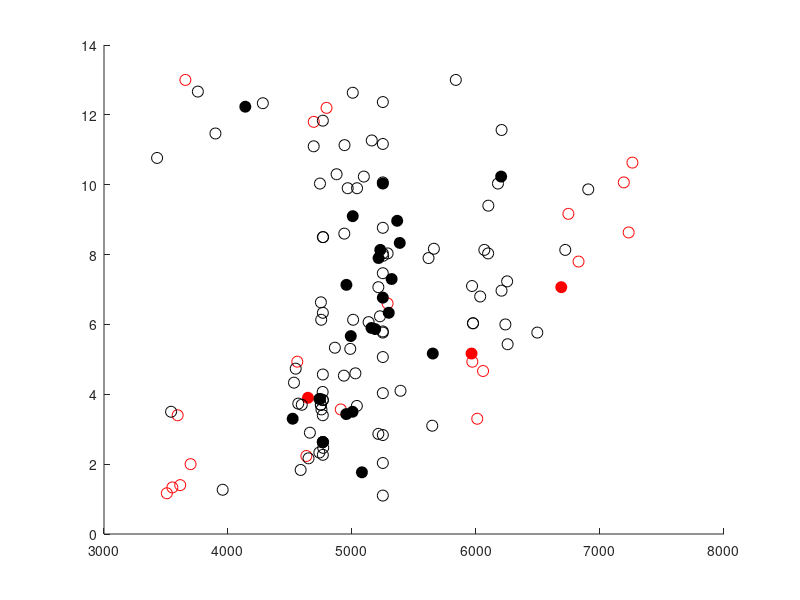

Write MATLAB code to recreate this figure. (Note: this script raises an error after producing the figure.)
% Plots mortalities in time and space and spatial and temporal extent of
% regulations (both ship strike rule and other regs in Canada). 

% MORTALITIES ONLY, NO SI NOW - AS OF 30 OCT 2016

% June 8 2013
% updated Oct 24 for NARWC 2016 with 2012-2016 mortalities and serious
% injuries
% Julie van der Hoop jvanderhoop@whoi.edu


% load data files
load beachedMEAS_subset2016.mat

%% make month fraction vector
mday = MEAS(:,2)+(MEAS(:,3)/30);
mday2016 = MEAS2016(:,2)+(MEAS2016(:,3)/30);

% set pre- and post- ship strike rule dates
pre = [1:766]';
post = [767:934]';

% find vessel strikes
VS = find(MEAS(:,5) == 2);
VS = MEAS(VS,:);

% find within dates
vspre = find(VS(:,1) < 2009);
vspost = find(VS(:,1) > 2008);

vsmday = find(MEAS(:,5) == 2);
vsmday = mday(vsmday);

figure(2); clf; hold on
set(gcf,'Position',[343          58        1050         550])
% plot right whales 
Egold = find(VS(:,4) == 1);
plot(VS(Egold(VS(Egold)<2009),6)/1000,vsmday(Egold(VS(Egold)<2009)),'ro','markersize',8)
plot(VS(Egold(VS(Egold)>=2009),6)/1000,vsmday(Egold(VS(Egold)>=2009)),'ro',...
    'MarkerSize',8,'MarkerEdgeColor','r','MarkerFaceColor','r')
% newest data
Eg = find(MEAS2016(:,4) == 1);
plot(MEAS2016(Eg,6)/1000,mday2016(Eg),'ro','MarkerSize',8,'MarkerEdgeColor','r',...
    'MarkerFaceColor','r')

%% plot other species before and after
other = find(VS(:,4) ~= 1); 
plot(VS(intersect(vspre,other),6)/1000,vsmday(intersect(vspre,other)),'ko','MarkerSize',8)
plot(VS(intersect(vspost,other),6)/1000,vsmday(intersect(vspost,other)),'ko','MarkerEdgeColor','k',...
    'MarkerFaceColor','k','MarkerSize',8)
%%
legend('Pre-Rule','Post-Rule',12,'Location','SE')
xlabel('Distance along coastline (km)','FontSize',12)
set(gca,'Ytick',1:12,'YTickLabel',{'Jan', 'Feb', 'Mar', 'Apr','May',...
    'Jun','Jul','Aug','Sept','Oct','Nov','Dec'},'FontSize',12)
% ylabel('Date of Mortality')
ylim([0 13.5])

% SMAS WITH OLD MEASURES. DO NOT USE. 
% SEUS = [3562650,0;3562650,4.5;3783883,4.5;3783883,0;3562650,14;3562650,...
%     11.5;3783883,11.5;3783883,14];
% plot(SEUS(1:4,1)/1000,SEUS(1:4,2),'k')
% plot(SEUS(5:8,1)/1000,SEUS(5:8,2),'k')
% 
% MA = [3783883,0;3783883,5;4254585,5;4254585,0;3783883,14;3783883,11;...
%     4254585,11;4254585,14];
% plot(MA(1:4,1)/1000,MA(1:4,2),'k')
% plot(MA(5:8,1)/1000,MA(5:8,2),'k')

% unified SEUS and MID-ATLANTIC
SEUSMA = [3477270,0;3477270,4.5;3698100,4.5;3698100,5;4156472,5;4156472,0;...
    3477270,14;3477270,11.5;3698100,11.5;3698100,11;4156472,11;4156472,14];

plot(SEUSMA(1:6,1)/1000,SEUSMA(1:6,2),'k')
plot(SEUSMA(7:12,1)/1000,SEUSMA(7:12,2),'k')

PORTS = [4246695,0;4246695,5;4338101,5;4338101,0;4246695,14;4246695,11;...
    4338101,11;4338101,14;4737100,0;4737100,5;4807470,5;4807470,0;...
    4737100,14;4737100,11;4807470,11;4807470,14;4975700,0;4975700,5;...
    5055800,5;5055800,0;4975700,14;4975700,11;5055800,11;5055800,14;...
    5197324,0;5197324,5;5292450,5;5292450,0;5197324,14;5197324,11;...
    5292450,11;5292450,14];
plot(PORTS(1:4,1)/1000,PORTS(1:4,2),'k')
plot(PORTS(5:8,1)/1000,PORTS(5:8,2),'k')
plot(PORTS(9:12,1)/1000,PORTS(9:12,2),'k')
plot(PORTS(13:16,1)/1000,PORTS(13:16,2),'k')
plot(PORTS(17:20,1)/1000,PORTS(17:20,2),'k')
plot(PORTS(21:24,1)/1000,PORTS(21:24,2),'k')
plot(PORTS(25:28,1)/1000,PORTS(25:28,2),'k')
plot(PORTS(29:32,1)/1000,PORTS(29:32,2),'k')

% %% if widen port entrances from 20 nmi to 30 nmi:
% % original radius = 20 nmi = 37 km. Wider radius = 30 nmi = 56 km
% PORTSWIDE = PORTS;
% PORTSWIDE(1:4:end,1) = PORTS(1:4:end,1) - 19000;
% PORTSWIDE(2:4:end,1) = PORTS(2:4:end,1) - 19000; 
% PORTSWIDE(3:4:end,1) = PORTS(3:4:end,1) + 19000; 
% PORTSWIDE(4:4:end,1) = PORTS(4:4:end,1) + 19000; 
% % PORTSWIDE = [4246695-19000,0;4246695-19000,5;4338101+19000,5;4338101+19000,0;4246695,14;4246695,11;...
% %     4338101,11;4338101,14;4737100,0;4737100,5;4807470,5;4807470,0;...
% %     4737100,14;4737100,11;4807470,11;4807470,14;4975700,0;4975700,5;...
% %     5055800,5;5055800,0;4975700,14;4975700,11;5055800,11;5055800,14;...
% %     5197324,0;5197324,5;5292450,5;5292450,0;5197324,14;5197324,11;...
% %     5292450,11;5292450,14];
% plot(PORTSWIDE(1:4,1)/1000,PORTSWIDE(1:4,2),'r')
% plot(PORTSWIDE(5:8,1)/1000,PORTSWIDE(5:8,2),'r')
% plot(PORTSWIDE(9:12,1)/1000,PORTSWIDE(9:12,2),'r')
% plot(PORTSWIDE(13:16,1)/1000,PORTSWIDE(13:16,2),'r')
% plot(PORTSWIDE(17:20,1)/1000,PORTSWIDE(17:20,2),'r')
% plot(PORTSWIDE(21:24,1)/1000,PORTSWIDE(21:24,2),'r')
% plot(PORTSWIDE(25:28,1)/1000,PORTSWIDE(25:28,2),'r')
% plot(PORTSWIDE(29:32,1)/1000,PORTSWIDE(29:32,2),'r')
% 
% % patch
% patch(PORTSWIDE(1:4,1)/1000,PORTSWIDE(1:4,2),'k','facealpha',0.25)
% patch(PORTSWIDE(5:8,1)/1000,PORTSWIDE(5:8,2),'k','facealpha',0.25)
% patch(PORTSWIDE(9:12,1)/1000,PORTSWIDE(9:12,2),'k','facealpha',0.25)
% patch(PORTSWIDE(13:16,1)/1000,PORTSWIDE(13:16,2),'k','facealpha',0.25)
% patch(PORTSWIDE(17:20,1)/1000,PORTSWIDE(17:20,2),'k','facealpha',0.25)
% patch(PORTSWIDE(21:24,1)/1000,PORTSWIDE(21:24,2),'k','facealpha',0.25)
% patch(PORTSWIDE(25:28,1)/1000,PORTSWIDE(25:28,2),'k','facealpha',0.25)
% patch(PORTSWIDE(29:32,1)/1000,PORTSWIDE(29:32,2),'k','facealpha',0.25)

BIS = [5594700,0;5594700,5;5767630,5;5767630,0;5594700,14;5594700,11;5767630,11;5767630,14];
plot(BIS(1:4,1)/1000,BIS(1:4,2),'k')
plot(BIS(5:8,1)/1000,BIS(5:8,2),'k')

% CCB = [6032000,1;6032000,5.5;6168980,5.5;6168980,1;6032000,1];
% plot(CCB(:,1)/1000,CCB(:,2),'k')
% 
% ORP = [5975760,3;5975760,5;6247370,5;6247370,3;5975760,3];
% plot(ORP(:,1)/1000,ORP(:,2),'k')
% 
% GSC = [5837140,4;5837140,8;6247370,8;6247370,4;5837140,4];
% plot(GSC(:,1)/1000,GSC(:,2),'k')

% UNIFIED CCB/ORP/GSC
BOS = [6032000,1;6032000,3;5975760,3;5975760,4;5837140,4;5837140,8;...
    5975760,8; 5975760,5;6032000,5;6032000,5.5;6168980,5.5;...
    6168980,5;6247370,5;6247370,3;6168980,3;6168980,3;6168980,1;6032000,1;];
plot(BOS(:,1)/1000,BOS(:,2),'k')

% Concurrent Canadian Regulations
BOF = [6738341,0;6738341,14;7261435,14;7261435,0];
plot(BOF(:,1)/1000,BOF(:,2),'k--')

ROS = [7377985,6;7377985,13;7474765,13;7474765,6;7377985,6];
plot(ROS(:,1)/1000,ROS(:,2),'k--')


% labels
text(3630,13.7,'SEUS','Rotation',90,'FontSize',12) % SEUS
text(3950,13.7,'M-A','Rotation',90,'FontSize',12) % Mid-Atlantic
text(4300,13.7,'MC/B','Rotation',90,'FontSize',12) % Morehead City/Beaufort
text(4770,13.7,'CB','Rotation',90,'FontSize',12) % Chesapeake
text(5040,13.7,'DB','Rotation',90,'FontSize',12) % Delaware Bay
text(5240,13.7,'NY/NJ','Rotation',90,'FontSize',12) % NY/NJ
text(5680,13.7,'BIS','Rotation',90,'FontSize',12) % Block Island Sound
text(6210,13.7,'CCB','Rotation',90,'FontSize',12) % Cape Cod Bay
text(6080,13.7,'ORP/','Rotation',90,'FontSize',12) % Off Race Point
text(5930,13.7,'GSC/','Rotation',90,'FontSize',12) % Great South Channel

text(7000,13.7,'BOF','Rotation',90,'FontSize',12) % BOF
text(7420,13.7,'ROS','Rotation',90,'FontSize',12) % Roseway

set(gca,'Position',[0.1300 0.0900 0.7750 0.8100])
set(gcf,'PaperOrientation','landscape')
xlim([3000 8800])

set(gcf, 'PaperPositionMode','auto')
% print -dtiff -r600 SpaceTime20nmi_subset_updated

%% add new events since 31 Dec 2012
%% make month fraction vector 
Other = find(MEAS2016(:,4) ~= 1);
plot(MEAS2016(Other,6)/1000,mday2016(Other),'ko','MarkerEdgeColor','k',...
    'MarkerSize',8,'MarkerFaceColor','k')

cd '/Users/julievanderhoop/Documents/MATLAB/NARWC2016'
print('SpaceTime20nmi_subset_updated.png','-dpng','-r300')

return

%% 
vspre = find(VS(:,1) < 2009);
vspost = find(VS(:,1) > 2008);

vsmday = find(MEAS(:,5) == 2);
vsmday = mday(vsmday);

figure(10)
set(gcf,'Position',[1400 -50 900 600])
subplot(211)

plot(VS(vspre,6)/1000,vsmday(vspre),'ko')
hold on
plot(VS(vspost,6)/1000,vsmday(vspost),'ko','MarkerEdgeColor','k',...
    'MarkerFaceColor','k')

legend('1990-2008','2009-2012','Location','SE')
xlabel('Distance along coastline (km)')
set(gca,'Ytick',1:12,'YTickLabel',{'Jan', 'Feb', 'Mar', 'Apr','May',...
    'Jun','Jul','Aug','Sept','Oct','Nov','Dec'})
ylim([0 13.5])

% plot spatial/temporal extents of rules
plot(SEUSMA(1:6,1)/1000,SEUSMA(1:6,2),'k')
plot(SEUSMA(7:12,1)/1000,SEUSMA(7:12,2),'k')
plot(PORTS(1:4,1)/1000,PORTS(1:4,2),'k')
plot(PORTS(5:8,1)/1000,PORTS(5:8,2),'k')
plot(PORTS(9:12,1)/1000,PORTS(9:12,2),'k')
plot(PORTS(13:16,1)/1000,PORTS(13:16,2),'k')
plot(PORTS(17:20,1)/1000,PORTS(17:20,2),'k')
plot(PORTS(21:24,1)/1000,PORTS(21:24,2),'k')
plot(PORTS(25:28,1)/1000,PORTS(25:28,2),'k')
plot(PORTS(29:32,1)/1000,PORTS(29:32,2),'k')

plot(BIS(1:4,1)/1000,BIS(1:4,2),'k')
plot(BIS(5:8,1)/1000,BIS(5:8,2),'k')

plot(BOS(:,1)/1000,BOS(:,2),'k')

plot(BOF(:,1)/1000,BOF(:,2),'k--')
plot(ROS(:,1)/1000,ROS(:,2),'k--')

subplot(212)
vspre = find(VS(:,1) < 2009 & VS(:,1) > 2004);
vspost = find(VS(:,1) > 2008);

plot(VS(vspre,6)/1000,vsmday(vspre),'ko')
hold on
plot(VS(vspost,6)/1000,vsmday(vspost),'ko','MarkerEdgeColor','k',...
    'MarkerFaceColor','k')

legend('2005-2008','2009-2012','location','SE')
xlabel('Distance along coastline (km)')
set(gca,'Ytick',1:12,'YTickLabel',{'Jan', 'Feb', 'Mar', 'Apr','May',...
    'Jun','Jul','Aug','Sept','Oct','Nov','Dec'})
ylim([0 13.5])
xlim([1000 9000])

plot(SEUSMA(1:6,1)/1000,SEUSMA(1:6,2),'k')
plot(SEUSMA(7:12,1)/1000,SEUSMA(7:12,2),'k')
plot(PORTS(1:4,1)/1000,PORTS(1:4,2),'k')
plot(PORTS(5:8,1)/1000,PORTS(5:8,2),'k')
plot(PORTS(9:12,1)/1000,PORTS(9:12,2),'k')
plot(PORTS(13:16,1)/1000,PORTS(13:16,2),'k')
plot(PORTS(17:20,1)/1000,PORTS(17:20,2),'k')
plot(PORTS(21:24,1)/1000,PORTS(21:24,2),'k')
plot(PORTS(25:28,1)/1000,PORTS(25:28,2),'k')
plot(PORTS(29:32,1)/1000,PORTS(29:32,2),'k')

plot(BIS(1:4,1)/1000,BIS(1:4,2),'k')
plot(BIS(5:8,1)/1000,BIS(5:8,2),'k')

plot(BOS(:,1)/1000,BOS(:,2),'k')

plot(BOF(:,1)/1000,BOF(:,2),'k--')
plot(ROS(:,1)/1000,ROS(:,2),'k--')


%% 
return

% same for all morts
figure (3)
set(gcf,'Position',[1490 -30 1050 610])
plot(MEAS(pre,6),MEAS(pre,2),'ko')
hold on
plot(MEAS(post,6),MEAS(post,2),'ko','MarkerEdgeColor','k',...
    'MarkerFaceColor','k')

legend('Pre-Rule','Post-Rule','Location','SE')
xlabel('Distance along coastline (m)')
ylabel('Month of year')
ylim([0 13])


%%
% same for EN? % BETTER TO DO BEFORE AND AFTER ACTUAL DATE% ***** FIX 
% find vessel strikes
EN = find(MEAS(:,5) == 1);
EN = MEAS(EN,:);

% find within dates
enpre = find(EN(:,1) < 2010);
enpost = find(EN(:,1) > 2009);

figure (3)
set(gcf,'Position',[1490 -30 1050 610])
plot(EN(enpre,6),EN(enpre,2),'ko')
hold on
plot(EN(enpost,6),EN(enpost,2),'ko','MarkerEdgeColor','k',...
    'MarkerFaceColor','k')

legend('Pre-Rule','Post-Rule','Location','S')
xlabel('Distance along coastline')
ylabel('Month of year')
ylim([0 13])